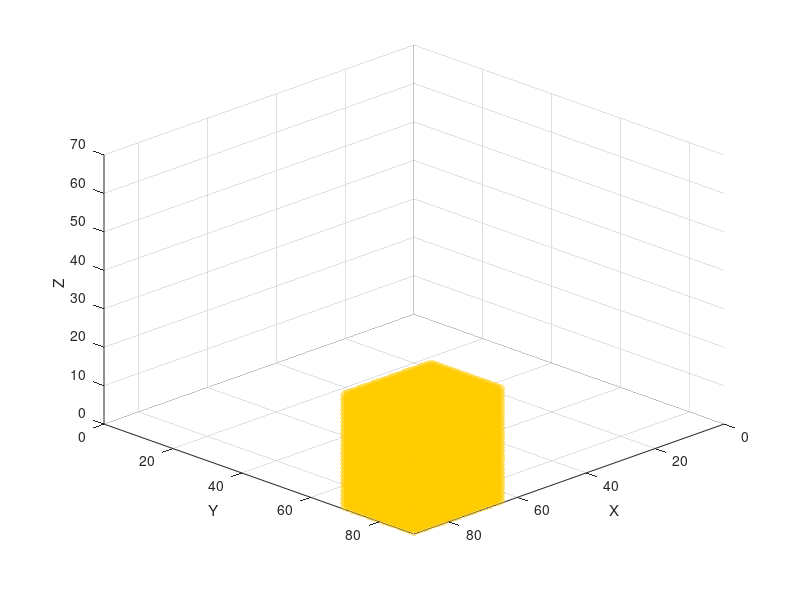

Reproduce this figure in MATLAB. (Note: this script raises an error after producing the figure.)
%% Map dimensions (MAKE SURE THEY ARE THE SAME AS THE MAP CREATOR)
mapSizeX = 90; mapSizeY = 90; mapSizeZ = 70;
mapSize = [mapSizeX, mapSizeY, mapSizeZ];

%% Generate ROI and Object positions
% We store environment state in this matrix with this values:
% ---- 0 = free | 1= Occupied | 2 = unexplored | 3 = Frontier | 4 = ROI | 
% ---- 5 = Object
voxelStates = 2*ones(mapSize);

%% DEFINE ROI SETTINGS
voxelStates(65:90, 70:90, 1:30) = 4;

%% DEFINE OBJECTIVE LOCATION
objectX=73; objectY=81; objectZ=4;

% Define the object value
objectValue = 5;
% Compute 3x3x3 block centered on the object position
for dx = -1:1
    for dy = -1:1
        for dz = -1:1
            x = objectX + dx;
            y = objectY + dy;
            z = objectZ + dz;

            % Check bounds before assigning
            if x >= 1 && x <= size(voxelStates,1) && ...
               y >= 1 && y <= size(voxelStates,2) && ...
               z >= 1 && z <= size(voxelStates,3)
                voxelStates(x,y,z) = objectValue;
            end
        end
    end
end

figure;             
hold on; 
axis([0 mapSize(1) 0 mapSize(2) 0 mapSize(3)]);
grid on;
xlabel('X'); ylabel('Y'); zlabel('Z');


[rx, ry, rz] = ind2sub(size(voxelStates), find(voxelStates == 4));
scatter3(rx-0.5, ry-0.5, rz-0.5, 50, [1, 0.8, 0], 'filled', 'MarkerFaceAlpha', 0.5);

[gx, gy, gz] = ind2sub(size(voxelStates), find(voxelStates == 5));
scatter3(gx-0.5, gy-0.5, gz-0.5, 50, [0.6, 0.2, 0.8], 'filled', 'MarkerFaceAlpha', 1);

view(135, 30);

%% Save Voxel Initial States Matrix
save('../../Maps_ROI_Object_Situations/LivingRoom_2_situations/LivingRoom_2_voxelStates_6.mat','voxelStates');
disp('saved voxelStates')
